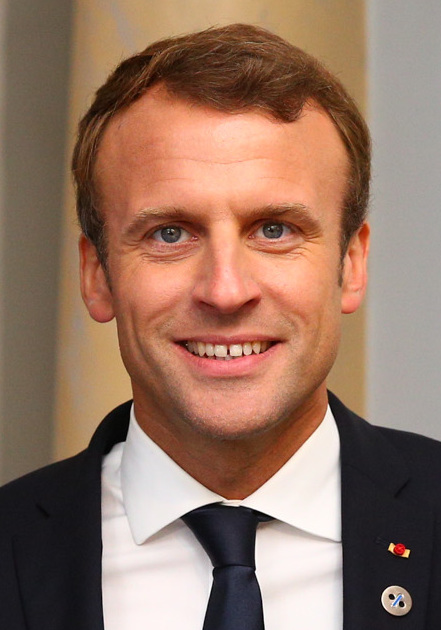
#> input picture face_detection/3F2509DA0B68469280C4EC51E5661F6839CC295A.jpeg, 441 x 630 px, found by its file name
$ python face_detection.py   (older library calls are emulated)
#> lines starting #> are read from the running program, lines starting #| are printed output that depends on the picture
import numpy as np
import cv2
#from .load_data import load
from skimage.feature import hog
from skimage import data, exposure
import matplotlib.pyplot as plt
from skimage import io

def load(filename):
    return cv2.imread(filename)

face_cascade = cv2.CascadeClassifier('detection_tete/haarcascade_frontalface_default.xml')
eye_cascade = cv2.CascadeClassifier('detection_tete/haarcascade_eye.xml')
#img = cv2.imread('joe-biden1.jpg')
img = cv2.imread('data/tetris_blocks.jpg')


# [46 lines left out: functions HOG, BGR_to_gray, detect_face, not called in this run]

def coordinate_face(image):
    image=resize_image(image)
    '''detecte un visage sur une image en noir et blanc'''
    res=[]
    gray = cv2.cvtColor(image, cv2.COLOR_BGR2GRAY)
    faces = face_cascade.detectMultiScale(gray, 1.3, 5)
    #print("0 --> ", faces)
    for (x,y,w,h) in faces:
        cv2.rectangle(image,(x,y),(x+w,y+h),(255,0,0),2)
        roi_gray = gray[y:y+h, x:x+w]
        roi_color = image[y:y+h, x:x+w]
        eyes = eye_cascade.detectMultiScale(roi_gray)
        return((x,y),(x+w,y),(x+w,y+h),(x,y+h))
    return(None)

# [6 lines left out: function HOG_Gray, not called in this run]
def resize_image(img):
    scale_percent = 400 / img.shape[1] # percent of original size
    width = int(img.shape[1] * scale_percent )
    height = int(img.shape[0] * scale_percent)
    new_dim = (width, height)
    resized_image = cv2.resize(img, new_dim)
    # interpolation=cv2.INTER_AREA)
    return resized_image
# [4 lines left out: function display, not called in this run]

if __name__ == "__main__":

    #img = cv2.imread('face_detection/3F2509DA0B68469280C4EC51E5661F6839CC295A.jpeg')
    img = cv2.imread('face_detection/3F2509DA0B68469280C4EC51E5661F6839CC295A.jpeg')
#> img is the input picture: shape (630, 441, 3); mean B, G, R 99.6, 116.7, 148.7
    print(coordinate_face(img))
#> in coordinate_face, `gray = cv2.cvtColor(image, cv2.COLOR_BGR2GRAY)`:
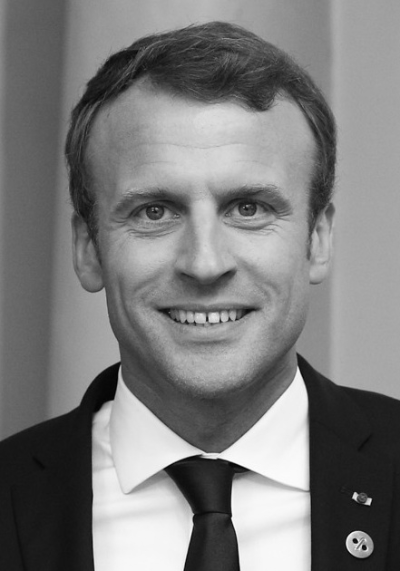
#> gray: shape (571, 400); min 1, max 253, mean 124.2
#> in coordinate_face, `faces = face_cascade.detectMultiScale(gray, 1.3, 5)`: faces = [[69, 105, 273, 273]]
#> the loop in coordinate_face, `for (x,y,w,h) in faces:` made 1 pass
#> (x, y, w, h, eyes) on pass 1: (69, 105, 273, 273, [[153, 199, 24, 24], [139, 71, 67, 67], [50, 73, 70, 70]])
#> pass 1, in coordinate_face, `roi_gray = gray[y:y+h, x:x+w]`:
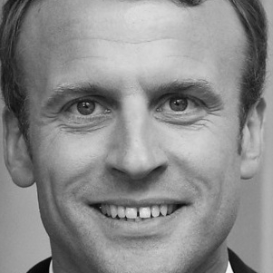
#> roi_gray: shape (273, 273); min 4, max 244, mean 138.9
#> pass 1, in coordinate_face, `roi_color = image[y:y+h, x:x+w]`:
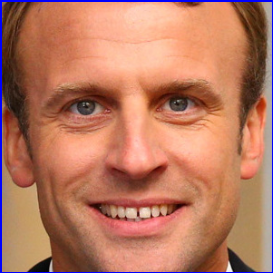
#> roi_color: shape (273, 273, 3); mean B, G, R 96.9, 120.5, 183.8
#> after the loop in coordinate_face, `for (x,y,w,h) in faces:`:
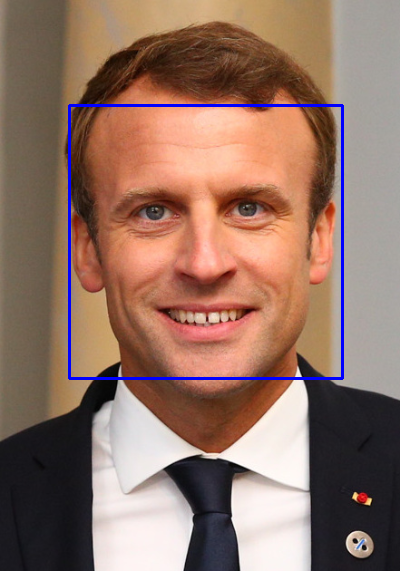
#> image: shape (571, 400, 3); mean B, G, R 101.7, 114.9, 146.3
#| ((69, 105), (342, 105), (342, 378), (69, 378))
    # [15 lines of commented-out code are left out]

    """fig, (ax1, ax2) = plt.subplots(1, 2, figsize=(8, 4), sharex=True, sharey=True)

    ax1.axis('off')
    ax1.imshow(N)
    ax1.set_title('Input image')
    ax2.axis('off')
    ax2.imshow(image, cmap=plt.cm.gray)
    ax2.set_title('Histogram of Oriented Gradients')
    plt.show()
    plt.close()"""
